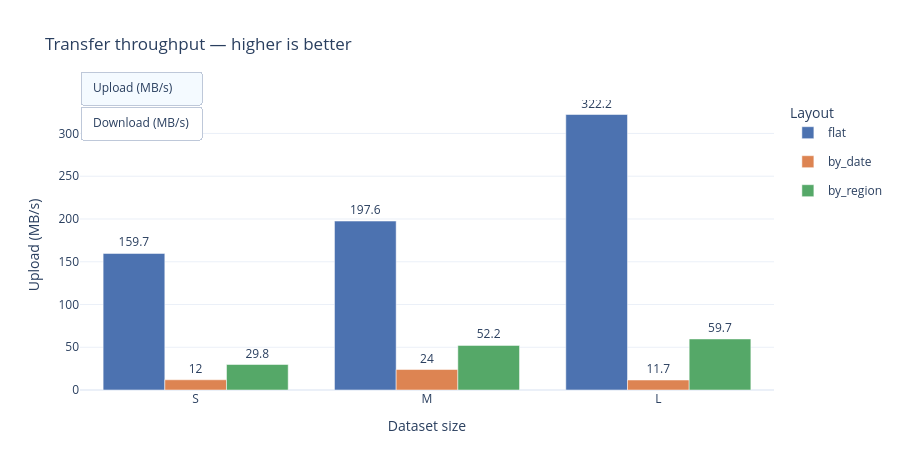

Notebook code for this chart:
### Markdown cell above
## 3. Upload and Download Throughput

Use the **buttons** to switch between upload and download.
Flat achieves **246 MB/s upload** vs **8.3 MB/s for by_date** at size L — a 30x difference.

### Code cell
throughput_metrics = [
    ("upload_throughput_mbs",   "Upload (MB/s)"),
    ("download_throughput_mbs", "Download (MB/s)"),
]

fig = go.Figure()

for m_idx, (col, label) in enumerate(throughput_metrics):
    for layout in LAYOUT_ORDER:
        subset = df[df["layout"] == layout].set_index("size").reindex(SIZES)
        fig.add_trace(go.Bar(
            name=layout,
            x=SIZES,
            y=subset[col],
            marker_color=COLORS[layout],
            text=subset[col].round(1),
            textposition="outside",
            visible=(m_idx == 0),
            legendgroup=layout,
            showlegend=(m_idx == 0),
            hovertemplate=layout + " %{x}: %{y:.1f} MB/s<extra></extra>",
        ))

n = len(LAYOUT_ORDER)
buttons = []
for m_idx, (col, label) in enumerate(throughput_metrics):
    visible = [False] * (len(throughput_metrics) * n)
    for i in range(n):
        visible[m_idx * n + i] = True
    buttons.append(dict(
        label=label,
        method="update",
        args=[{"visible": visible}, {"yaxis.title.text": label}],
    ))

fig.update_layout(
    barmode="group",
    title_text="Transfer throughput — higher is better",
    xaxis_title="Dataset size",
    yaxis_title="Upload (MB/s)",
    height=470,
    legend_title="Layout",
    template="plotly_white",
    updatemenus=[dict(
        type="buttons",
        x=0.0, y=1.1,
        xanchor="left",
        showactive=True,
        buttons=buttons,
    )],
)
fig.show()

### Figure 1 — Plotly figure (JSON) as saved in the notebook; plotly's stock layout.template omitted (floating-point values rounded to 4 significant figures)
{"data": [{"hovertemplate": "flat %{x}: %{y:.1f} MB/s<extra></extra>", "legendgroup": "flat", "marker": {"color": "#4C72B0"}, "name": "flat", "showlegend": true, "text": [159.7, 197.6, 322.2], "textposition": "outside", "type": "bar", "visible": true, "x": ["S", "M", "L"], "y": [159.7, 197.6, 322.2]}, {"hovertemplate": "by_date %{x}: %{y:.1f} MB/s<extra></extra>", "legendgroup": "by_date", "marker": {"color": "#DD8452"}, "name": "by_date", "showlegend": true, "text": [12.0, 24.0, 11.7], "textposition": "outside", "type": "bar", "visible": true, "x": ["S", "M", "L"], "y": [11.96, 23.95, 11.68]}, {"hovertemplate": "by_region %{x}: %{y:.1f} MB/s<extra></extra>", "legendgroup": "by_region", "marker": {"color": "#55A868"}, "name": "by_region", "showlegend": true, "text": [29.8, 52.2, 59.7], "textposition": "outside", "type": "bar", "visible": true, "x": ["S", "M", "L"], "y": [29.81, 52.16, 59.72]}, {"hovertemplate": "flat %{x}: %{y:.1f} MB/s<extra></extra>", "legendgroup": "flat", "marker": {"color": "#4C72B0"}, "name": "flat", "showlegend": false, "text": [220.4, 206.3, 483.2], "textposition": "outside", "type": "bar", "visible": false, "x": ["S", "M", "L"], "y": [220.4, 206.3, 483.1]}, {"hovertemplate": "by_date %{x}: %{y:.1f} MB/s<extra></extra>", "legendgroup": "by_date", "marker": {"color": "#DD8452"}, "name": "by_date", "showlegend": false, "text": [24.2, 46.1, 43.3], "textposition": "outside", "type": "bar", "visible": false, "x": ["S", "M", "L"], "y": [24.23, 46.06, 43.32]}, {"hovertemplate": "by_region %{x}: %{y:.1f} MB/s<extra></extra>", "legendgroup": "by_region", "marker": {"color": "#55A868"}, "name": "by_region", "showlegend": false, "text": [82.9, 89.6, 203.5], "textposition": "outside", "type": "bar", "visible": false, "x": ["S", "M", "L"], "y": [82.88, 89.61, 203.5]}], "layout": {"barmode": "group", "height": 470, "legend": {"title": {"text": "Layout"}}, "title": {"text": "Transfer throughput — higher is better"}, "updatemenus": [{"buttons": [{"args": [{"visible": [true, true, true, false, false, false]}, {"yaxis.title.text": "Upload (MB/s)"}], "label": "Upload (MB/s)", "method": "update"}, {"args": [{"visible": [false, false, false, true, true, true]}, {"yaxis.title.text": "Download (MB/s)"}], "label": "Download (MB/s)", "method": "update"}], "showactive": true, "type": "buttons", "x": 0, "xanchor": "left", "y": 1.1}], "xaxis": {"title": {"text": "Dataset size"}}, "yaxis": {"title": {"text": "Upload (MB/s)"}}}}
